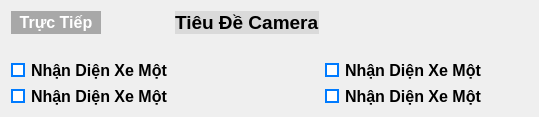
                    <widget class="QWidget" name="tab_19">
                     <attribute name="title">
                      <string>Tab 8</string>
                     </attribute>
                     <layout class="QGridLayout" name="gridLayout_25">
                      <item row="0" column="0">
                       <widget class="QLabel" name="label_44">
                        <property name="maximumSize">
                         <size>
                          <width>90</width>
                          <height>16777215</height>
                         </size>
                        </property>
                        <property name="font">
                         <font>
                          <family>Tahoma</family>
                          <pointsize>12</pointsize>
                          <weight>75</weight>
                          <bold>true</bold>
                         </font>
                        </property>
                        <property name="styleSheet">
                         <string notr="true">color: rgb(255, 255, 255);
background-color: rgb(168,168,168);</string>
                        </property>
                        <property name="text">
                         <string>Trực Tiếp</string>
                        </property>
                        <property name="alignment">
                         <set>Qt::AlignCenter</set>
                        </property>
                       </widget>
                      </item>
                      <item row="0" column="1">
                       <widget class="QLabel" name="label_84">
                        <property name="font">
                         <font>
                          <family>Tahoma</family>
                          <pointsize>14</pointsize>
                          <weight>75</weight>
                          <bold>true</bold>
                         </font>
                        </property>
                        <property name="styleSheet">
                         <string notr="true">background-color: rgb(218, 218, 218);</string>
                        </property>
                        <property name="text">
                         <string>Tiêu Đề Camera</string>
                        </property>
                       </widget>
                      </item>
                      <item row="0" column="3">
                       <widget class="QPushButton" name="pushButton_33">
                        <property name="minimumSize">
                         <size>
                          <width>0</width>
                          <height>0</height>
                         </size>
                        </property>
                        <property name="maximumSize">
                         <size>
                          <width>50</width>
                          <height>16777215</height>
                         </size>
                        </property>
                        <property name="font">
                         <font>
                          <pointsize>8</pointsize>
                         </font>
                        </property>
                        <property name="text">
                         <string/>
                        </property>
                        <property name="icon">
                         <iconset>
                          <normaloff>../icons/close.png</normaloff>../icons/close.png</iconset>
                        </property>
                        <property name="iconSize">
                         <size>
                          <width>18</width>
                          <height>18</height>
                         </size>
                        </property>
                        <property name="flat">
                         <bool>true</bool>
                        </property>
                       </widget>
                      </item>
                      <item row="2" column="0">
                       <widget class="QCheckBox" name="checkBox_65">
                        <property name="font">
                         <font>
                          <family>Tahoma</family>
                          <pointsize>12</pointsize>
                          <weight>75</weight>
                          <bold>true</bold>
                         </font>
                        </property>
                        <property name="styleSheet">
                         <string notr="true">QCheckBox::indicator:checked {
	background-color: #007BFF;
	border: 2px solid #007BFF;
}

QCheckBox::indicator:unchecked {
	background-color: white;
	border: 2px solid #007BFF;
}</string>
                        </property>
                        <property name="text">
                         <string>Nhận Diện Xe Một</string>
                        </property>
                       </widget>
                      </item>
                      <item row="2" column="2">
                       <widget class="QCheckBox" name="checkBox_67">
                        <property name="font">
                         <font>
                          <family>Tahoma</family>
                          <pointsize>12</pointsize>
                          <weight>75</weight>
                          <bold>true</bold>
                         </font>
                        </property>
                        <property name="styleSheet">
                         <string notr="true">QCheckBox::indicator:checked {
	background-color: #007BFF;
	border: 2px solid #007BFF;
}

QCheckBox::indicator:unchecked {
	background-color: white;
	border: 2px solid #007BFF;
}</string>
                        </property>
                        <property name="text">
                         <string>Nhận Diện Xe Một</string>
                        </property>
                       </widget>
                      </item>
                      <item row="3" column="0">
                       <widget class="QCheckBox" name="checkBox_66">
                        <property name="font">
                         <font>
                          <family>Tahoma</family>
                          <pointsize>12</pointsize>
                          <weight>75</weight>
                          <bold>true</bold>
                         </font>
                        </property>
                        <property name="styleSheet">
                         <string notr="true">QCheckBox::indicator:checked {
	background-color: #007BFF;
	border: 2px solid #007BFF;
}

QCheckBox::indicator:unchecked {
	background-color: white;
	border: 2px solid #007BFF;
}</string>
                        </property>
                        <property name="text">
                         <string>Nhận Diện Xe Một</string>
                        </property>
                       </widget>
                      </item>
                      <item row="3" column="2">
                       <widget class="QCheckBox" name="checkBox_68">
                        <property name="font">
                         <font>
                          <family>Tahoma</family>
                          <pointsize>12</pointsize>
                          <weight>75</weight>
                          <bold>true</bold>
                         </font>
                        </property>
                        <property name="styleSheet">
                         <string notr="true">QCheckBox::indicator:checked {
	background-color: #007BFF;
	border: 2px solid #007BFF;
}

QCheckBox::indicator:unchecked {
	background-color: white;
	border: 2px solid #007BFF;
}</string>
                        </property>
                        <property name="text">
                         <string>Nhận Diện Xe Một</string>
                        </property>
                       </widget>
                      </item>
                      <item row="1" column="0" colspan="4">
                       <widget class="QLabel" name="label_59">
                        <property name="text">
                         <string/>
                        </property>
                        <property name="pixmap">
                         <pixmap>../ImageHandler.png</pixmap>
                        </property>
                        <property name="scaledContents">
                         <bool>true</bool>
                        </property>
                       </widget>
                      </item>
                     </layout>
                    </widget>
